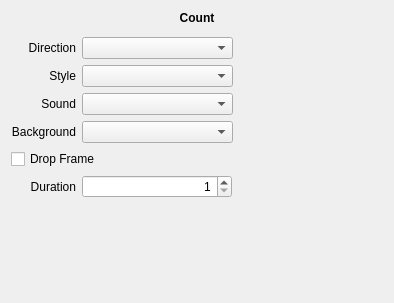
<?xml version="1.0" encoding="UTF-8"?>
<ui version="4.0">
 <class>CountProducerWidget</class>
 <widget class="QWidget" name="CountProducerWidget">
  <property name="geometry">
   <rect>
    <x>0</x>
    <y>0</y>
    <width>394</width>
    <height>303</height>
   </rect>
  </property>
  <property name="windowTitle">
   <string>Form</string>
  </property>
  <property name="whatsThis">
   <string notr="true">https://forum.bossa.org/t/open-other-count/12933/1</string>
  </property>
  <layout class="QVBoxLayout" name="verticalLayout">
   <item>
    <widget class="QLabel" name="nameLabel">
     <property name="font">
      <font>
       <bold>true</bold>
      </font>
     </property>
     <property name="text">
      <string>Count</string>
     </property>
     <property name="alignment">
      <set>Qt::AlignmentFlag::AlignCenter</set>
     </property>
    </widget>
   </item>
   <item>
    <widget class="ServicePresetWidget" name="preset" native="true"/>
   </item>
   <item>
    <layout class="QGridLayout" name="gridLayout">
     <item row="0" column="0">
      <widget class="QLabel" name="label1">
       <property name="text">
        <string>Direction</string>
       </property>
       <property name="alignment">
        <set>Qt::AlignmentFlag::AlignRight|Qt::AlignmentFlag::AlignTrailing|Qt::AlignmentFlag::AlignVCenter</set>
       </property>
      </widget>
     </item>
     <item row="0" column="1">
      <widget class="QComboBox" name="directionCombo">
       <property name="sizePolicy">
        <sizepolicy hsizetype="MinimumExpanding" vsizetype="Fixed">
         <horstretch>0</horstretch>
         <verstretch>0</verstretch>
        </sizepolicy>
       </property>
      </widget>
     </item>
     <item row="0" column="2">
      <spacer name="horizontalSpacer">
       <property name="orientation">
        <enum>Qt::Orientation::Horizontal</enum>
       </property>
       <property name="sizeHint" stdset="0">
        <size>
         <width>40</width>
         <height>20</height>
        </size>
       </property>
      </spacer>
     </item>
     <item row="1" column="0">
      <widget class="QLabel" name="label2">
       <property name="text">
        <string>Style</string>
       </property>
       <property name="alignment">
        <set>Qt::AlignmentFlag::AlignRight|Qt::AlignmentFlag::AlignTrailing|Qt::AlignmentFlag::AlignVCenter</set>
       </property>
      </widget>
     </item>
     <item row="1" column="1">
      <widget class="QComboBox" name="styleCombo">
       <property name="sizePolicy">
        <sizepolicy hsizetype="MinimumExpanding" vsizetype="Fixed">
         <horstretch>0</horstretch>
         <verstretch>0</verstretch>
        </sizepolicy>
       </property>
      </widget>
     </item>
     <item row="1" column="2">
      <spacer name="horizontalSpacer1">
       <property name="orientation">
        <enum>Qt::Orientation::Horizontal</enum>
       </property>
       <property name="sizeHint" stdset="0">
        <size>
         <width>40</width>
         <height>20</height>
        </size>
       </property>
      </spacer>
     </item>
     <item row="2" column="0">
      <widget class="QLabel" name="label3">
       <property name="toolTip">
        <string>&lt;html&gt;&lt;head/&gt;&lt;body&gt;&lt;p&gt;Silent - No sound&lt;/p&gt;&lt;p&gt;2-Pop - A 1kHz beep exactly two seconds before the out point&lt;/p&gt;&lt;p&gt;Frame 0 - A 1kHz beep at frame 0 of every second&lt;/p&gt;&lt;/body&gt;&lt;/html&gt;</string>
       </property>
       <property name="text">
        <string>Sound</string>
       </property>
       <property name="alignment">
        <set>Qt::AlignmentFlag::AlignRight|Qt::AlignmentFlag::AlignTrailing|Qt::AlignmentFlag::AlignVCenter</set>
       </property>
      </widget>
     </item>
     <item row="2" column="1">
      <widget class="QComboBox" name="soundCombo">
       <property name="sizePolicy">
        <sizepolicy hsizetype="MinimumExpanding" vsizetype="Fixed">
         <horstretch>0</horstretch>
         <verstretch>0</verstretch>
        </sizepolicy>
       </property>
      </widget>
     </item>
     <item row="2" column="2">
      <spacer name="horizontalSpacer2">
       <property name="orientation">
        <enum>Qt::Orientation::Horizontal</enum>
       </property>
       <property name="sizeHint" stdset="0">
        <size>
         <width>40</width>
         <height>20</height>
        </size>
       </property>
      </spacer>
     </item>
     <item row="3" column="0">
      <widget class="QLabel" name="label4">
       <property name="toolTip">
        <string>&lt;html&gt;&lt;head/&gt;&lt;body&gt;&lt;p&gt;None - No background&lt;/p&gt;&lt;p&gt;Clock  - Film style clock animation&lt;/p&gt;&lt;/body&gt;&lt;/html&gt;</string>
       </property>
       <property name="text">
        <string>Background</string>
       </property>
       <property name="alignment">
        <set>Qt::AlignmentFlag::AlignRight|Qt::AlignmentFlag::AlignTrailing|Qt::AlignmentFlag::AlignVCenter</set>
       </property>
      </widget>
     </item>
     <item row="3" column="1">
      <widget class="QComboBox" name="backgroundCombo">
       <property name="sizePolicy">
        <sizepolicy hsizetype="MinimumExpanding" vsizetype="Fixed">
         <horstretch>0</horstretch>
         <verstretch>0</verstretch>
        </sizepolicy>
       </property>
      </widget>
     </item>
     <item row="3" column="2">
      <spacer name="horizontalSpacer3">
       <property name="orientation">
        <enum>Qt::Orientation::Horizontal</enum>
       </property>
       <property name="sizeHint" stdset="0">
        <size>
         <width>40</width>
         <height>20</height>
        </size>
       </property>
      </spacer>
     </item>
     <item row="4" column="0" colspan="2">
      <widget class="QCheckBox" name="dropCheckBox">
       <property name="toolTip">
        <string>Use SMPTE style drop-frame counting for non-integer frame rates. The clock and timecode will advance two frames every minute if necessary to keep time with wall clock time.</string>
       </property>
       <property name="text">
        <string>Drop Frame</string>
       </property>
      </widget>
     </item>
     <item row="5" column="0">
      <widget class="QLabel" name="durationLabel">
       <property name="text">
        <string>Duration</string>
       </property>
       <property name="alignment">
        <set>Qt::AlignmentFlag::AlignRight|Qt::AlignmentFlag::AlignTrailing|Qt::AlignmentFlag::AlignVCenter</set>
       </property>
      </widget>
     </item>
     <item row="5" column="1">
      <widget class="TimeSpinBox" name="durationSpinBox">
       <property name="maximumSize">
        <size>
         <width>150</width>
         <height>16777215</height>
        </size>
       </property>
       <property name="focusPolicy">
        <enum>Qt::FocusPolicy::ClickFocus</enum>
       </property>
       <property name="alignment">
        <set>Qt::AlignmentFlag::AlignRight|Qt::AlignmentFlag::AlignTrailing|Qt::AlignmentFlag::AlignVCenter</set>
       </property>
       <property name="accelerated">
        <bool>true</bool>
       </property>
       <property name="keyboardTracking">
        <bool>false</bool>
       </property>
       <property name="minimum">
        <number>1</number>
       </property>
       <property name="maximum">
        <number>2147483647</number>
       </property>
      </widget>
     </item>
     <item row="5" column="2">
      <spacer name="horizontalSpacer4">
       <property name="orientation">
        <enum>Qt::Orientation::Horizontal</enum>
       </property>
       <property name="sizeHint" stdset="0">
        <size>
         <width>40</width>
         <height>20</height>
        </size>
       </property>
      </spacer>
     </item>
    </layout>
   </item>
   <item>
    <spacer name="verticalSpacer">
     <property name="orientation">
      <enum>Qt::Orientation::Vertical</enum>
     </property>
     <property name="sizeHint" stdset="0">
      <size>
       <width>20</width>
       <height>40</height>
      </size>
     </property>
    </spacer>
   </item>
  </layout>
 </widget>
 <customwidgets>
  <customwidget>
   <class>ServicePresetWidget</class>
   <extends>QWidget</extends>
   <header>widgets/servicepresetwidget.h</header>
   <container>1</container>
  </customwidget>
  <customwidget>
   <class>TimeSpinBox</class>
   <extends>QSpinBox</extends>
   <header>widgets/timespinbox.h</header>
  </customwidget>
 </customwidgets>
 <resources/>
 <connections/>
</ui>
